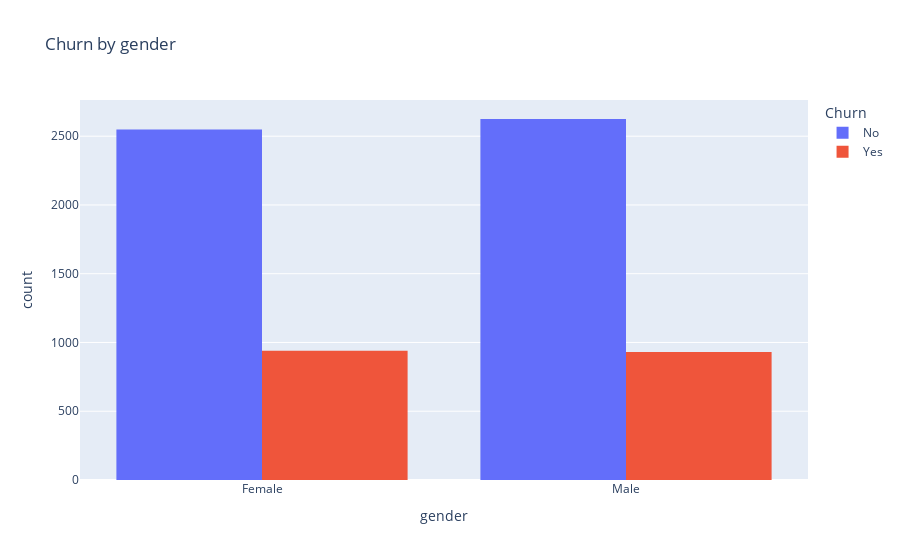
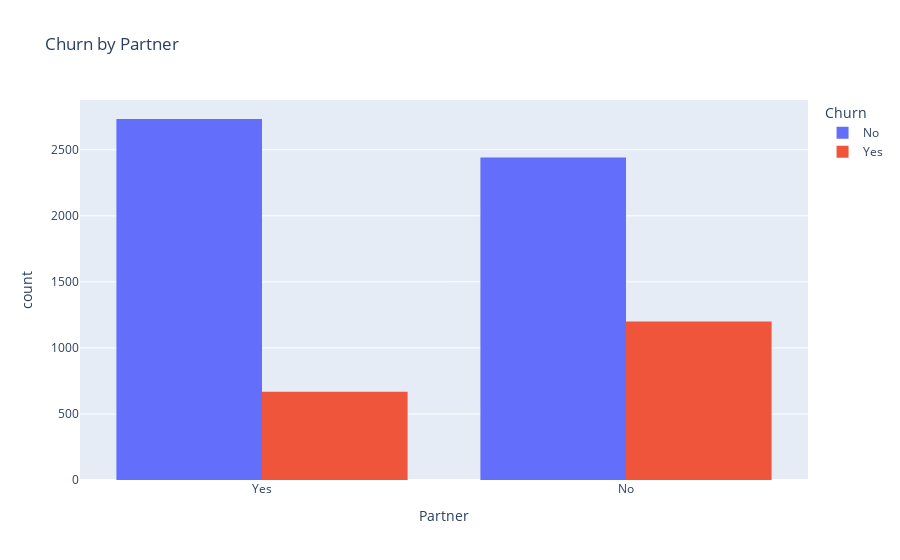

Notebook cell for these charts, in order:
### Code cell
# Remove 'Churn' and 'customerID' from categorical columns
categorical_cols = [col for col in categorical_cols if col not in ['Churn', 'customerID']]

for col in categorical_cols:
    fig = px.histogram(df, x=col, color="Churn", barmode="group", title=f"Churn by {col}")
    fig.show()

### Figure 1 — Plotly figure (JSON) as saved in the notebook; plotly's stock layout.template omitted (floating-point values rounded to 4 significant figures; data arrays with more than 128 entries replaced by an {"elided": "..."} marker saying what was removed)
{"data": [{"alignmentgroup": "True", "bingroup": "x", "hovertemplate": "Churn=No<br>gender=%{x}<br>count=%{y}<extra></extra>", "legendgroup": "No", "marker": {"color": "#636efa", "pattern": {"shape": ""}}, "name": "No", "offsetgroup": "No", "orientation": "v", "showlegend": true, "type": "histogram", "x": {"elided": "5174 str values"}, "xaxis": "x", "yaxis": "y"}, {"alignmentgroup": "True", "bingroup": "x", "hovertemplate": "Churn=Yes<br>gender=%{x}<br>count=%{y}<extra></extra>", "legendgroup": "Yes", "marker": {"color": "#EF553B", "pattern": {"shape": ""}}, "name": "Yes", "offsetgroup": "Yes", "orientation": "v", "showlegend": true, "type": "histogram", "x": {"elided": "1869 str values"}, "xaxis": "x", "yaxis": "y"}], "layout": {"barmode": "group", "legend": {"title": {"text": "Churn"}, "tracegroupgap": 0}, "title": {"text": "Churn by gender"}, "xaxis": {"anchor": "y", "domain": [0, 1], "title": {"text": "gender"}}, "yaxis": {"anchor": "x", "domain": [0, 1], "title": {"text": "count"}}}}

### Figure 2 — Plotly figure (JSON) as saved in the notebook; plotly's stock layout.template omitted (floating-point values rounded to 4 significant figures; data arrays with more than 128 entries replaced by an {"elided": "..."} marker saying what was removed)
{"data": [{"alignmentgroup": "True", "bingroup": "x", "hovertemplate": "Churn=No<br>Partner=%{x}<br>count=%{y}<extra></extra>", "legendgroup": "No", "marker": {"color": "#636efa", "pattern": {"shape": ""}}, "name": "No", "offsetgroup": "No", "orientation": "v", "showlegend": true, "type": "histogram", "x": {"elided": "5174 str values"}, "xaxis": "x", "yaxis": "y"}, {"alignmentgroup": "True", "bingroup": "x", "hovertemplate": "Churn=Yes<br>Partner=%{x}<br>count=%{y}<extra></extra>", "legendgroup": "Yes", "marker": {"color": "#EF553B", "pattern": {"shape": ""}}, "name": "Yes", "offsetgroup": "Yes", "orientation": "v", "showlegend": true, "type": "histogram", "x": {"elided": "1869 str values"}, "xaxis": "x", "yaxis": "y"}], "layout": {"barmode": "group", "legend": {"title": {"text": "Churn"}, "tracegroupgap": 0}, "title": {"text": "Churn by Partner"}, "xaxis": {"anchor": "y", "domain": [0, 1], "title": {"text": "Partner"}}, "yaxis": {"anchor": "x", "domain": [0, 1], "title": {"text": "count"}}}}
